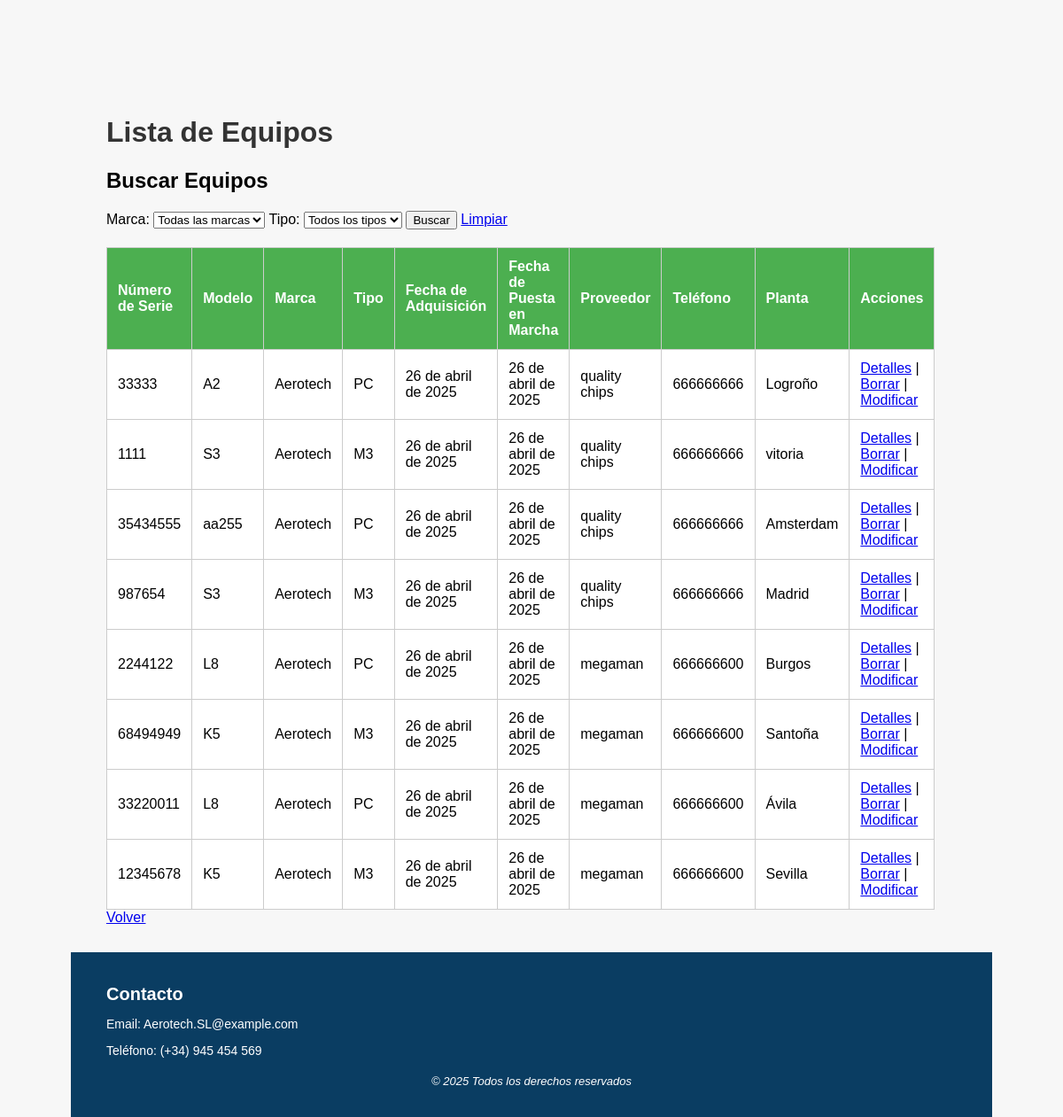
The app's page /Aerotech/equipos/ with its own data.
### Aerotech/models.py (models this page shows, shortened)
class Equipo(models.Model):
    numero_serie = models.CharField(max_length=100, unique=True)
    modelo = models.CharField(max_length=100)
    marca = models.CharField(max_length=100)
    tipo = models.CharField(max_length=100)
    fecha_adquisicion = models.DateField()
    fecha_puesta_marcha = models.DateField()
    proveedor_nombre = models.CharField(max_length=100)
    proveedor_telefono = models.CharField(max_length=15)
    planta = models.CharField(max_length=100)
    empleados = models.ManyToManyField(Empleado, related_name="equipos_asignados")

### Aerotech/views.py (the view)
# urls.py: path('equipos/', views.ListaEquipos.as_view(), name='lista-equipos'),
class ListaEquipos(ListView):
    model = Equipo
    template_name = 'lista_equipos.html'
    context_object_name = 'equipos'
    def get_queryset(self):
        queryset = super().get_queryset()
        marca = self.request.GET.get('marca')
        tipo = self.request.GET.get('tipo')
        if marca:
            queryset = queryset.filter(marca=marca)
        if tipo:
            queryset = queryset.filter(tipo=tipo)
        return queryset
    def get_context_data(self, **kwargs):
        context = super().get_context_data(**kwargs)
        context['marcas'] = Equipo.objects.values_list('marca', flat=True).distinct()
        context['tipos'] = Equipo.objects.values_list('tipo', flat=True).distinct()
        return context

### templates/lista_equipos.html (shortened to what this page needs)
{% extends 'base.html' %}
{% block content %}
<h1>Lista de Equipos</h1>
<h2>Buscar Equipos</h2>
<form method="get" class="mb-3">
  <label>Marca:</label>
  <select name="marca">
    <option value="">Todas las marcas</option>
  </select>
  <label>Tipo:</label>
  <select name="tipo">
    <option value="">Todos los tipos</option>
  </select>
  <button type="submit">Buscar</button>
  <a href="{% url 'lista-equipos' %}">Limpiar</a>
</form>
<table>
    <thead>
        <tr>
            <th>Número de Serie</th>
            <th>Modelo</th>
            <th>Marca</th>
            <th>Tipo</th>
            <th>Fecha de Adquisición</th>
            <th>Fecha de Puesta en Marcha</th>
            <th>Proveedor</th>
            <th>Teléfono</th>
            <th>Planta</th>
            <th>Acciones</th>
        </tr>
    </thead>
    <tbody>
        {% for equipo in equipos %}
        <tr>
            <td>{{ equipo.numero_serie }}</td>
            <td>{{ equipo.modelo }}</td>
            <td>{{ equipo.marca }}</td>
            <td>{{ equipo.tipo }}</td>
            <td>{{ equipo.fecha_adquisicion }}</td>
            <td>{{ equipo.fecha_puesta_marcha }}</td>
            <td>{{ equipo.proveedor_nombre }}</td>
            <td>{{ equipo.proveedor_telefono }}</td>
            <td>{{ equipo.planta }}</td>
            <td>
                <a href="{% url 'detalles-equipo' equipo.id %}">Detalles</a> |
                <a href="{% url 'eliminar-equipo' equipo.id %}">Borrar</a> |
                <a href="{% url 'modificar-equipo' equipo.id %}">Modificar</a>
            </td>
        </tr>
        {% empty %}
        <tr>
            <td colspan="10">No se encontraron equipos con esos filtros.</td>
        </tr>
        {% endfor %}
    </tbody>
</table>
<a href="{% url 'home' %}">Volver</a>
{% endblock %}

### static/css/estilos.css (style rules this page uses)
html, body { height: 100%; margin: 0; padding: 0; display: flex; flex-direction: column; font-family: Arial, sans-serif; margin: 40px; background-color: #f7f7f7; }
h1 { color: #333; }
table { width: 80%; margin-top: 20px; border-collapse: collapse; background-color: white; }
th, td { border: 1px solid #ccc; padding: 12px; text-align: left; }
th { background-color: #4CAF50; color: white; }

### records on screen
Equipo: numero_serie "33333", modelo "A2", marca "Aerotech", tipo "PC", fecha_adquisicion "26 de abril de 2025", fecha_puesta_marcha "26 de abril de 2025", proveedor_nombre "quality chips", proveedor_telefono "666666666", planta "Logroño"
Equipo: numero_serie "1111", modelo "S3", marca "Aerotech", tipo "M3", fecha_adquisicion "26 de abril de 2025", fecha_puesta_marcha "26 de abril de 2025", proveedor_nombre "quality chips", proveedor_telefono "666666666", planta "vitoria"
Equipo: numero_serie "35434555", modelo "aa255", marca "Aerotech", tipo "PC", fecha_adquisicion "26 de abril de 2025", fecha_puesta_marcha "26 de abril de 2025", proveedor_nombre "quality chips", proveedor_telefono "666666666", planta "Amsterdam"
Equipo: numero_serie "987654", modelo "S3", marca "Aerotech", tipo "M3", fecha_adquisicion "26 de abril de 2025", fecha_puesta_marcha "26 de abril de 2025", proveedor_nombre "quality chips", proveedor_telefono "666666666", planta "Madrid"
Equipo: numero_serie "2244122", modelo "L8", marca "Aerotech", tipo "PC", fecha_adquisicion "26 de abril de 2025", fecha_puesta_marcha "26 de abril de 2025", proveedor_nombre "megaman", proveedor_telefono "666666600", planta "Burgos"
Equipo: numero_serie "68494949", modelo "K5", marca "Aerotech", tipo "M3", fecha_adquisicion "26 de abril de 2025", fecha_puesta_marcha "26 de abril de 2025", proveedor_nombre "megaman", proveedor_telefono "666666600", planta "Santoña"
Equipo: numero_serie "33220011", modelo "L8", marca "Aerotech", tipo "PC", fecha_adquisicion "26 de abril de 2025", fecha_puesta_marcha "26 de abril de 2025", proveedor_nombre "megaman", proveedor_telefono "666666600", planta "Ávila"
Equipo: numero_serie "12345678", modelo "K5", marca "Aerotech", tipo "M3", fecha_adquisicion "26 de abril de 2025", fecha_puesta_marcha "26 de abril de 2025", proveedor_nombre "megaman", proveedor_telefono "666666600", planta "Sevilla"
